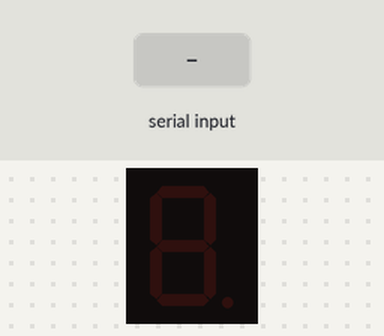
Bench run of a sketch on a simulated Arduino Uno, built with avr-gcc and run on an emulated ATmega328P. Shown: 1-digit seven-segment display. The inputs (shaded band) are chosen by the test bench. What the sketch prints to the serial monitor is not drawn.

Above: at 1.2 s.
1.3 s: "90,45\n" received over Serial
At 1.6 s:
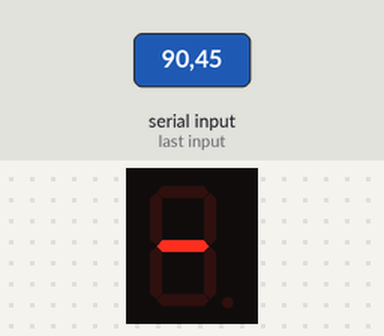
3.8 s: "5\n" received over Serial
At 4.6 s:
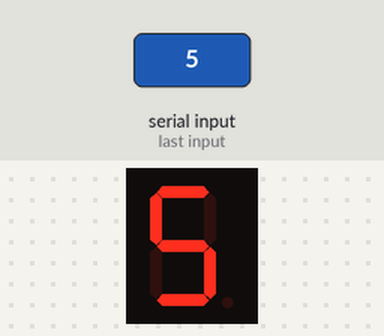
Timing chart, 0 to 6.8 s (numbered marks = the images above; inputs shaded):
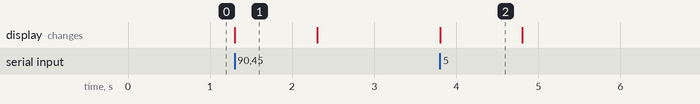

Measured:
- after the input at 1.3 s, the display: changes at once (image 1)
- after the input at 3.8 s, the display: changes at once (image 2)
- what the display in image 1 shows lasts 1.0 s, from 1.3 s to 2.3 s

The sketch:

Opdracht3.ino
```cpp
#include "SevSeg.h"
SevSeg sevseg;
void setup()
{
    Serial.begin(9600);
    byte numDigits = 1;
    byte digitPins[] = {};
    byte segmentPins[] = {6, 5, 2, 3, 4, 7, 8, 9};
    bool resistorsOnSegments = true;

    byte hardwareConfig = COMMON_CATHODE;
    sevseg.begin(hardwareConfig, numDigits, digitPins, segmentPins, resistorsOnSegments);
    sevseg.setBrightness(90);
}
void loop()
{
    //Serial.print("geef een getal");
    Serial.print ("\r\nGeef een getal tussen 0-9: ");
    //waiting for input
    while (Serial.available() == 0);
    int val = Serial.parseInt();
    Serial.println(val);
    sevseg.setNumber(val);
    sevseg.refreshDisplay();
}
```
